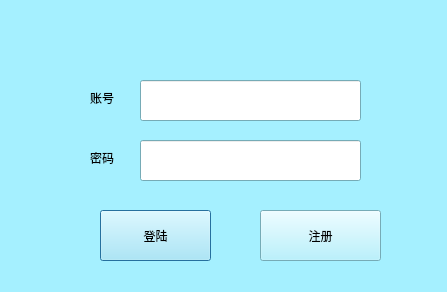
<?xml version="1.0" encoding="UTF-8"?>
<ui version="4.0">
 <class>View_login</class>
 <widget class="QDialog" name="View_login">
  <property name="geometry">
   <rect>
    <x>0</x>
    <y>0</y>
    <width>447</width>
    <height>292</height>
   </rect>
  </property>
  <property name="palette">
   <palette>
    <active>
     <colorrole role="WindowText">
      <brush brushstyle="SolidPattern">
       <color alpha="255">
        <red>0</red>
        <green>0</green>
        <blue>0</blue>
       </color>
      </brush>
     </colorrole>
     <colorrole role="Button">
      <brush brushstyle="SolidPattern">
       <color alpha="255">
        <red>165</red>
        <green>240</green>
        <blue>255</blue>
       </color>
      </brush>
     </colorrole>
     <colorrole role="Light">
      <brush brushstyle="SolidPattern">
       <color alpha="255">
        <red>255</red>
        <green>255</green>
        <blue>255</blue>
       </color>
      </brush>
     </colorrole>
     <colorrole role="Midlight">
      <brush brushstyle="SolidPattern">
       <color alpha="255">
        <red>210</red>
        <green>247</green>
        <blue>255</blue>
       </color>
      </brush>
     </colorrole>
     <colorrole role="Dark">
      <brush brushstyle="SolidPattern">
       <color alpha="255">
        <red>82</red>
        <green>120</green>
        <blue>127</blue>
       </color>
      </brush>
     </colorrole>
     <colorrole role="Mid">
      <brush brushstyle="SolidPattern">
       <color alpha="255">
        <red>110</red>
        <green>160</green>
        <blue>170</blue>
       </color>
      </brush>
     </colorrole>
     <colorrole role="Text">
      <brush brushstyle="SolidPattern">
       <color alpha="255">
        <red>0</red>
        <green>0</green>
        <blue>0</blue>
       </color>
      </brush>
     </colorrole>
     <colorrole role="BrightText">
      <brush brushstyle="SolidPattern">
       <color alpha="255">
        <red>255</red>
        <green>255</green>
        <blue>255</blue>
       </color>
      </brush>
     </colorrole>
     <colorrole role="ButtonText">
      <brush brushstyle="SolidPattern">
       <color alpha="255">
        <red>0</red>
        <green>0</green>
        <blue>0</blue>
       </color>
      </brush>
     </colorrole>
     <colorrole role="Base">
      <brush brushstyle="SolidPattern">
       <color alpha="255">
        <red>255</red>
        <green>255</green>
        <blue>255</blue>
       </color>
      </brush>
     </colorrole>
     <colorrole role="Window">
      <brush brushstyle="SolidPattern">
       <color alpha="255">
        <red>165</red>
        <green>240</green>
        <blue>255</blue>
       </color>
      </brush>
     </colorrole>
     <colorrole role="Shadow">
      <brush brushstyle="SolidPattern">
       <color alpha="255">
        <red>0</red>
        <green>0</green>
        <blue>0</blue>
       </color>
      </brush>
     </colorrole>
     <colorrole role="AlternateBase">
      <brush brushstyle="SolidPattern">
       <color alpha="255">
        <red>210</red>
        <green>247</green>
        <blue>255</blue>
       </color>
      </brush>
     </colorrole>
     <colorrole role="ToolTipBase">
      <brush brushstyle="SolidPattern">
       <color alpha="255">
        <red>255</red>
        <green>255</green>
        <blue>220</blue>
       </color>
      </brush>
     </colorrole>
     <colorrole role="ToolTipText">
      <brush brushstyle="SolidPattern">
       <color alpha="255">
        <red>0</red>
        <green>0</green>
        <blue>0</blue>
       </color>
      </brush>
     </colorrole>
     <colorrole role="PlaceholderText">
      <brush brushstyle="SolidPattern">
       <color alpha="128">
        <red>0</red>
        <green>0</green>
        <blue>0</blue>
       </color>
      </brush>
     </colorrole>
    </active>
    <inactive>
     <colorrole role="WindowText">
      <brush brushstyle="SolidPattern">
       <color alpha="255">
        <red>0</red>
        <green>0</green>
        <blue>0</blue>
       </color>
      </brush>
     </colorrole>
     <colorrole role="Button">
      <brush brushstyle="SolidPattern">
       <color alpha="255">
        <red>165</red>
        <green>240</green>
        <blue>255</blue>
       </color>
      </brush>
     </colorrole>
     <colorrole role="Light">
      <brush brushstyle="SolidPattern">
       <color alpha="255">
        <red>255</red>
        <green>255</green>
        <blue>255</blue>
       </color>
      </brush>
     </colorrole>
     <colorrole role="Midlight">
      <brush brushstyle="SolidPattern">
       <color alpha="255">
        <red>210</red>
        <green>247</green>
        <blue>255</blue>
       </color>
      </brush>
     </colorrole>
     <colorrole role="Dark">
      <brush brushstyle="SolidPattern">
       <color alpha="255">
        <red>82</red>
        <green>120</green>
        <blue>127</blue>
       </color>
      </brush>
     </colorrole>
     <colorrole role="Mid">
      <brush brushstyle="SolidPattern">
       <color alpha="255">
        <red>110</red>
        <green>160</green>
        <blue>170</blue>
       </color>
      </brush>
     </colorrole>
     <colorrole role="Text">
      <brush brushstyle="SolidPattern">
       <color alpha="255">
        <red>0</red>
        <green>0</green>
        <blue>0</blue>
       </color>
      </brush>
     </colorrole>
     <colorrole role="BrightText">
      <brush brushstyle="SolidPattern">
       <color alpha="255">
        <red>255</red>
        <green>255</green>
        <blue>255</blue>
       </color>
      </brush>
     </colorrole>
     <colorrole role="ButtonText">
      <brush brushstyle="SolidPattern">
       <color alpha="255">
        <red>0</red>
        <green>0</green>
        <blue>0</blue>
       </color>
      </brush>
     </colorrole>
     <colorrole role="Base">
      <brush brushstyle="SolidPattern">
       <color alpha="255">
        <red>255</red>
        <green>255</green>
        <blue>255</blue>
       </color>
      </brush>
     </colorrole>
     <colorrole role="Window">
      <brush brushstyle="SolidPattern">
       <color alpha="255">
        <red>165</red>
        <green>240</green>
        <blue>255</blue>
       </color>
      </brush>
     </colorrole>
     <colorrole role="Shadow">
      <brush brushstyle="SolidPattern">
       <color alpha="255">
        <red>0</red>
        <green>0</green>
        <blue>0</blue>
       </color>
      </brush>
     </colorrole>
     <colorrole role="AlternateBase">
      <brush brushstyle="SolidPattern">
       <color alpha="255">
        <red>210</red>
        <green>247</green>
        <blue>255</blue>
       </color>
      </brush>
     </colorrole>
     <colorrole role="ToolTipBase">
      <brush brushstyle="SolidPattern">
       <color alpha="255">
        <red>255</red>
        <green>255</green>
        <blue>220</blue>
       </color>
      </brush>
     </colorrole>
     <colorrole role="ToolTipText">
      <brush brushstyle="SolidPattern">
       <color alpha="255">
        <red>0</red>
        <green>0</green>
        <blue>0</blue>
       </color>
      </brush>
     </colorrole>
     <colorrole role="PlaceholderText">
      <brush brushstyle="SolidPattern">
       <color alpha="128">
        <red>0</red>
        <green>0</green>
        <blue>0</blue>
       </color>
      </brush>
     </colorrole>
    </inactive>
    <disabled>
     <colorrole role="WindowText">
      <brush brushstyle="SolidPattern">
       <color alpha="255">
        <red>82</red>
        <green>120</green>
        <blue>127</blue>
       </color>
      </brush>
     </colorrole>
     <colorrole role="Button">
      <brush brushstyle="SolidPattern">
       <color alpha="255">
        <red>165</red>
        <green>240</green>
        <blue>255</blue>
       </color>
      </brush>
     </colorrole>
     <colorrole role="Light">
      <brush brushstyle="SolidPattern">
       <color alpha="255">
        <red>255</red>
        <green>255</green>
        <blue>255</blue>
       </color>
      </brush>
     </colorrole>
     <colorrole role="Midlight">
      <brush brushstyle="SolidPattern">
       <color alpha="255">
        <red>210</red>
        <green>247</green>
        <blue>255</blue>
       </color>
      </brush>
     </colorrole>
     <colorrole role="Dark">
      <brush brushstyle="SolidPattern">
       <color alpha="255">
        <red>82</red>
        <green>120</green>
        <blue>127</blue>
       </color>
      </brush>
     </colorrole>
     <colorrole role="Mid">
      <brush brushstyle="SolidPattern">
       <color alpha="255">
        <red>110</red>
        <green>160</green>
        <blue>170</blue>
       </color>
      </brush>
     </colorrole>
     <colorrole role="Text">
      <brush brushstyle="SolidPattern">
       <color alpha="255">
        <red>82</red>
        <green>120</green>
        <blue>127</blue>
       </color>
      </brush>
     </colorrole>
     <colorrole role="BrightText">
      <brush brushstyle="SolidPattern">
       <color alpha="255">
        <red>255</red>
        <green>255</green>
        <blue>255</blue>
       </color>
      </brush>
     </colorrole>
     <colorrole role="ButtonText">
      <brush brushstyle="SolidPattern">
       <color alpha="255">
        <red>82</red>
        <green>120</green>
        <blue>127</blue>
       </color>
      </brush>
     </colorrole>
     <colorrole role="Base">
      <brush brushstyle="SolidPattern">
       <color alpha="255">
        <red>165</red>
        <green>240</green>
        <blue>255</blue>
       </color>
      </brush>
     </colorrole>
     <colorrole role="Window">
      <brush brushstyle="SolidPattern">
       <color alpha="255">
        <red>165</red>
        <green>240</green>
        <blue>255</blue>
       </color>
      </brush>
     </colorrole>
     <colorrole role="Shadow">
      <brush brushstyle="SolidPattern">
       <color alpha="255">
        <red>0</red>
        <green>0</green>
        <blue>0</blue>
       </color>
      </brush>
     </colorrole>
     <colorrole role="AlternateBase">
      <brush brushstyle="SolidPattern">
       <color alpha="255">
        <red>165</red>
        <green>240</green>
        <blue>255</blue>
       </color>
      </brush>
     </colorrole>
     <colorrole role="ToolTipBase">
      <brush brushstyle="SolidPattern">
       <color alpha="255">
        <red>255</red>
        <green>255</green>
        <blue>220</blue>
       </color>
      </brush>
     </colorrole>
     <colorrole role="ToolTipText">
      <brush brushstyle="SolidPattern">
       <color alpha="255">
        <red>0</red>
        <green>0</green>
        <blue>0</blue>
       </color>
      </brush>
     </colorrole>
     <colorrole role="PlaceholderText">
      <brush brushstyle="SolidPattern">
       <color alpha="128">
        <red>0</red>
        <green>0</green>
        <blue>0</blue>
       </color>
      </brush>
     </colorrole>
    </disabled>
   </palette>
  </property>
  <property name="windowTitle">
   <string>实验室管理系统</string>
  </property>
  <property name="sizeGripEnabled">
   <bool>false</bool>
  </property>
  <property name="modal">
   <bool>false</bool>
  </property>
  <widget class="QPushButton" name="pushButton">
   <property name="geometry">
    <rect>
     <x>100</x>
     <y>210</y>
     <width>111</width>
     <height>51</height>
    </rect>
   </property>
   <property name="text">
    <string>登陆</string>
   </property>
  </widget>
  <widget class="QPushButton" name="pushButton_2">
   <property name="geometry">
    <rect>
     <x>260</x>
     <y>210</y>
     <width>121</width>
     <height>51</height>
    </rect>
   </property>
   <property name="text">
    <string>注册</string>
   </property>
  </widget>
  <widget class="QLineEdit" name="lineEdit">
   <property name="geometry">
    <rect>
     <x>140</x>
     <y>80</y>
     <width>221</width>
     <height>41</height>
    </rect>
   </property>
  </widget>
  <widget class="QLineEdit" name="lineEdit_2">
   <property name="geometry">
    <rect>
     <x>140</x>
     <y>140</y>
     <width>221</width>
     <height>41</height>
    </rect>
   </property>
  </widget>
  <widget class="QLabel" name="label">
   <property name="geometry">
    <rect>
     <x>90</x>
     <y>90</y>
     <width>31</width>
     <height>16</height>
    </rect>
   </property>
   <property name="text">
    <string>账号</string>
   </property>
  </widget>
  <widget class="QLabel" name="label_2">
   <property name="geometry">
    <rect>
     <x>90</x>
     <y>150</y>
     <width>31</width>
     <height>16</height>
    </rect>
   </property>
   <property name="text">
    <string>密码</string>
   </property>
  </widget>
 </widget>
 <resources/>
 <connections/>
</ui>
